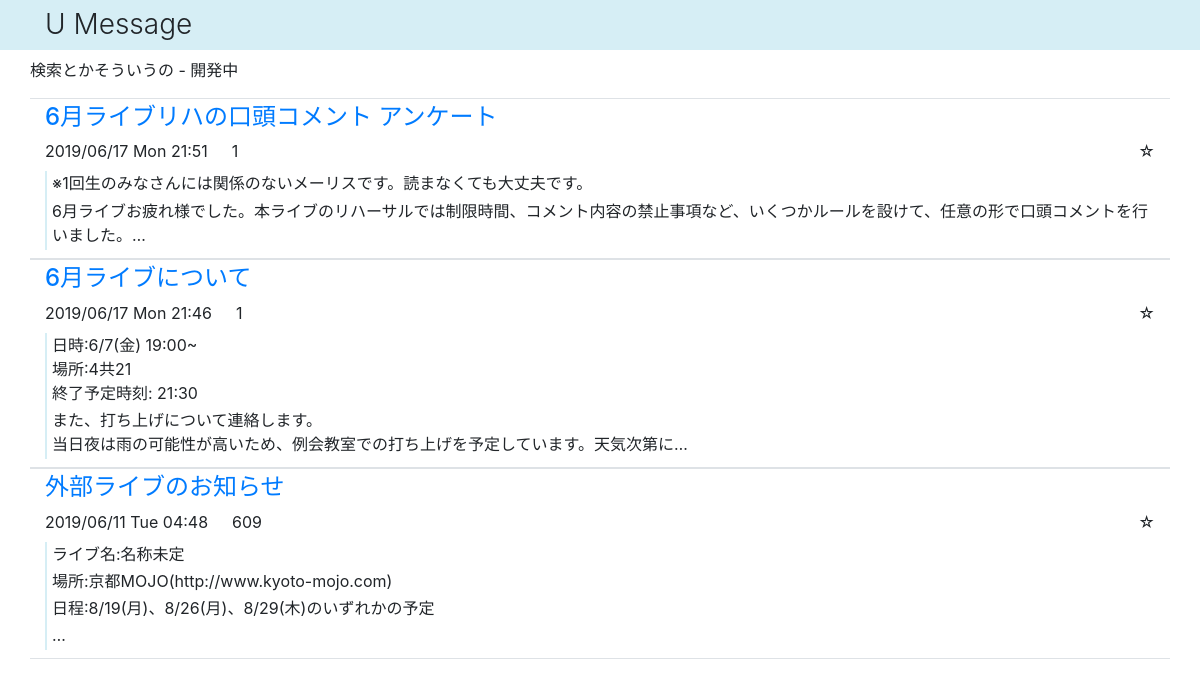
Page /read/ on the earlier database version.
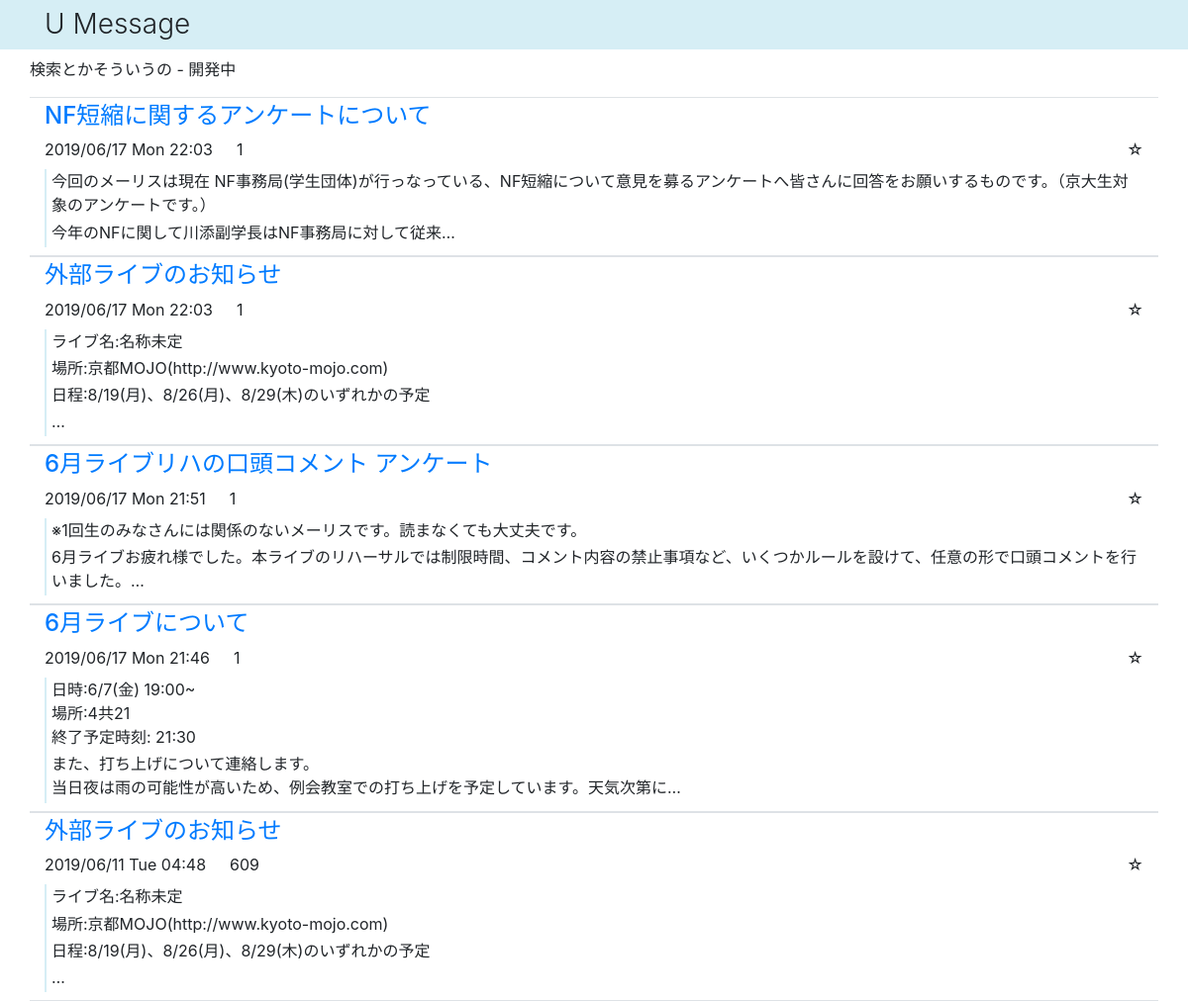
Same page on the later database version.
### read/models.py (models this page shows, shortened)
class PostTest(models.Model):
	title = models.CharField(max_length=200)
	content = models.TextField()
	created_at = models.DateTimeField()
	whosend = models.IntegerField()
	whopost = models.IntegerField()

### read/views.py (the view)
def index(request):
	data = PostTest.objects.all().order_by('id').reverse() #逆順で取得
	params = {
		'search':'検索とかそういうの - 開発中',
		'data':data,
	}
	return render(request, 'read_index.html', params)

### u_message/templates/read_index.html (shortened to what this page needs)
{% extends 'frame.html' %}
{% load static %}
{% block extrastyle %}
	<link rel="stylesheet" type="text/css" href="{% static 'u_message/css/read_index.css' %}">
{% endblock %}
{% block body %}
	<div class="row">
		<p>{{search}}</p>
	</div>
	{% for item in data %}
		<div class="article row border border-left-0 border-right-0">
				<h4 class="col-sm-12 my-1"><a href="content/{{item.id}}" class="text-decoration-none">{{item.title}}</a></h4>
				<div class="col-sm-12 mt-1">
					<span class="float-left date">{{item.created_at|date:"Y/m/d D H:i"}}</span>
					<span class="float-left ml-4 whosent" data-userid="609">{{item.whosend}}</span>
					<span class="float-right star">☆</span>
				</div>
				<div class="content col-sm-12 mt-2">
					{{item.content|linebreaks|truncatechars:"150"}}
				</div>
		</div>
	{% endfor %}
{% endblock %}

### u_message/templates/frame.html (shortened to what this page needs)
{% load static %}
<!DOCTYPE html>
<html lang="ja">
<head>
	<link rel="stylesheet" type="text/css" href="{% static 'u_message/css/bootstrap.min.css' %}">
	<link rel="stylesheet" type="text/css" href="{% static 'u_message/css/bootstrap-grid.min.css' %}">
	<link rel="stylesheet" type="text/css" href="{% static 'u_message/css/bootstrap-reboot.min.css' %}">
	<link rel="stylesheet" type="text/css" href="{% static 'u_message/css/style.css' %}">
	{% block extrastyle %}{% endblock %}
</head>
<body>
<header>
	<div class="container">
		<h3 class="py-2">U Message</h3>
	</div>
</header>
<div id="container" class="container">
	{% block body %}
	{% endblock %}
</div>
</body>
</html>

### u_message/static/u_message/css/style.css (style rules this page uses)
header { background-color: #d6eef5; }
header h3 { font-weight: 300; }
a { text-decoration: none;!important color: #666;!important }

### u_message/static/u_message/css/read_index.css (style rules this page uses)
div.content p { margin-bottom: 0; padding-bottom: 0.2rem; padding-left: 5px; border-left: #d6eef5 2px solid; }
div.content p:last-child { margin-bottom: 8px; }

Differences in the rows shown:
added PostTest: title "NF短縮に関するアンケートについて", created_at "2019/06/17 Mon 22:03", whosend "1", content "今回のメーリスは現在 NF事務局(学生団体)が行っなっている、NF短縮について意見を募るアンケートへ皆さんに回答をお願いするものです。（京大生対象のアンケートです。） 今年のNFに関して川添副学長はNF事務局に対して従来…"
added PostTest: title "外部ライブのお知らせ", created_at "2019/06/17 Mon 22:03", whosend "1", content "ライブ名:名称未定 場所:京都MOJO(http://www.kyoto-mojo.com) 日程:8/19(月)、8/26(月)、8/29(木)のいずれかの予定 …"
